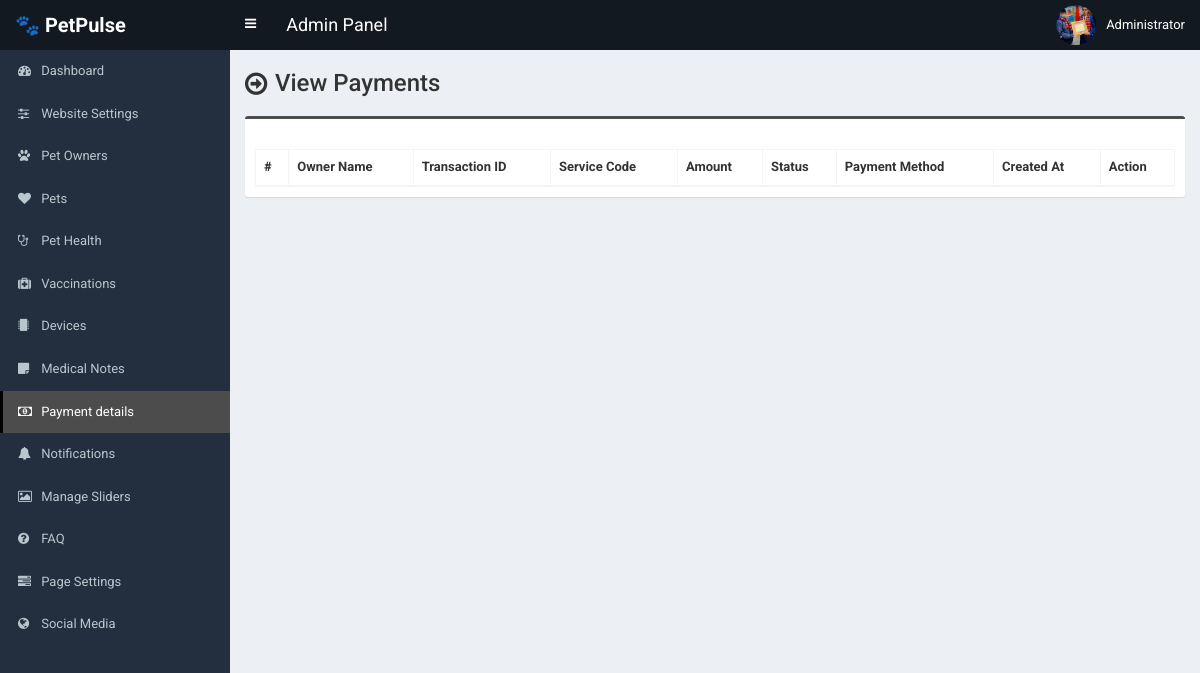
/admin/payment.php (signed in), run on an earlier commit of the app's database.
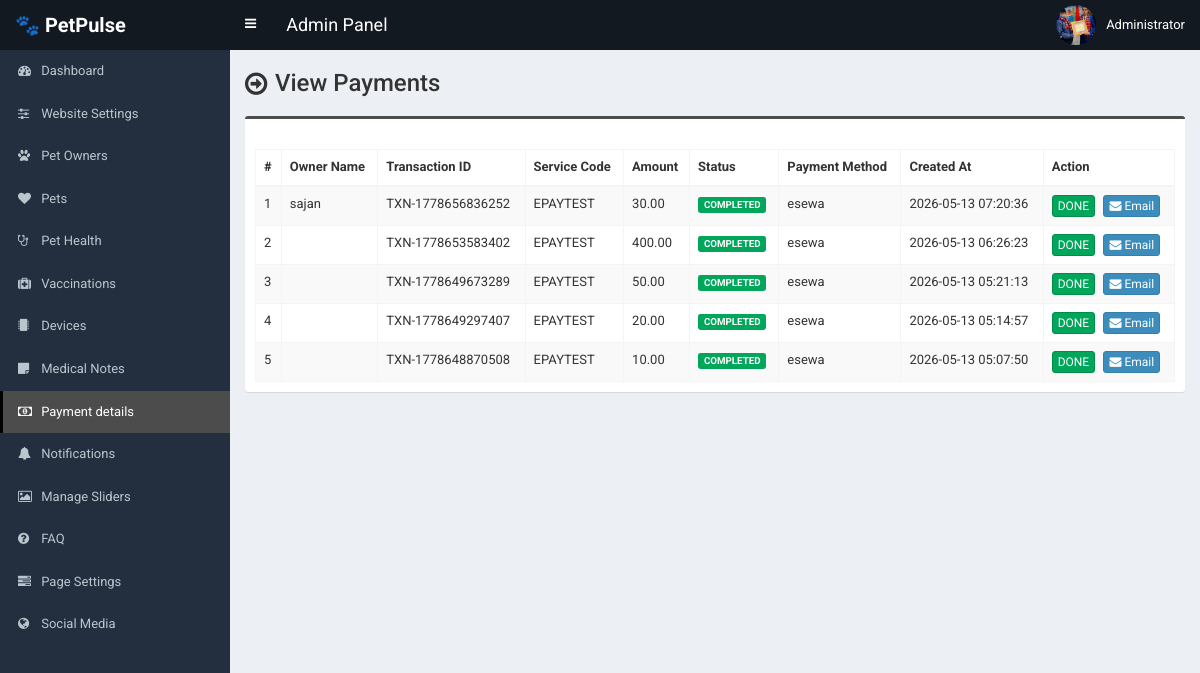
And on a later commit of the database.
### tables this page shows
CREATE TABLE IF NOT EXISTS `payment` (
  `payment_id` int NOT NULL AUTO_INCREMENT,
  `owner_id` int NOT NULL,
  `transaction_uuid` varchar(120) NOT NULL,
  `product_code` varchar(50) NOT NULL DEFAULT 'EPAYTEST',
  `amount` decimal(10,2) NOT NULL,
  `tax_amount` decimal(10,2) DEFAULT '0.00',
  `product_service_charge` decimal(10,2) DEFAULT '0.00',
  `product_delivery_charge` decimal(10,2) DEFAULT '0.00',
  `total_amount` decimal(10,2) NOT NULL,
  `status` varchar(20) DEFAULT 'PENDING',
  `ref_id` varchar(100) DEFAULT NULL,
  `payment_method` varchar(20) DEFAULT 'esewa',
  `signature` text,
  `created_at` timestamp NULL DEFAULT CURRENT_TIMESTAMP,
  `updated_at` timestamp NULL DEFAULT NULL,
  PRIMARY KEY (`payment_id`),
  UNIQUE KEY `transaction_uuid` (`transaction_uuid`)
);

CREATE TABLE IF NOT EXISTS `tbl_owner` (
  `owner_id` int NOT NULL AUTO_INCREMENT,
  `owner_name` varchar(100) NOT NULL,
  `owner_phone` varchar(20) NOT NULL,
  `owner_email` varchar(100) DEFAULT NULL,
  `password` varchar(255) NOT NULL,
  `owner_address` text,
  `owner_area` varchar(100) DEFAULT NULL,
  `owner_location` varchar(150) DEFAULT NULL,
  `owner_photo` varchar(200) DEFAULT NULL,
  `no_of_pets` int DEFAULT '0',
  `is_active` tinyint(1) DEFAULT '1',
  `created_at` timestamp NULL DEFAULT CURRENT_TIMESTAMP,
  `reset_token` varchar(255) DEFAULT NULL,
  `token_expires` datetime DEFAULT NULL,
  PRIMARY KEY (`owner_id`)
);

### admin/payment.php (the view, shortened to what this page needs)
<?php require_once('header.php'); ?>
<section class="content-header">
	<div class="content-header-left">
		<h1>View Payments</h1>
	</div>
</section>
<section class="content">
	<div class="row">
		<div class="col-md-12">
			<div class="box box-info">
				<div class="box-body table-responsive">
					<table id="example1" class="table table-bordered table-hover table-striped">
						<thead>
							<tr>
								<th>#</th>
								<th>Owner Name</th>
								<th>Transaction ID</th>
								<th>Service Code</th>
								<th>Amount</th>
								<th>Status</th>
								<th>Payment Method</th>
								<th>Created At</th>
								<th>Action</th>
							</tr>
						</thead>
						<tbody>
							<?php
							$i = 0;
							$statement = $pdo->prepare("
								SELECT
									p.*,
									o.owner_name,
									o.owner_email
								FROM payment p
								LEFT JOIN tbl_owner o ON p.owner_id = o.owner_id
								ORDER BY p.payment_id DESC
							");
							$statement->execute();
							$result = $statement->fetchAll(PDO::FETCH_ASSOC);
							foreach ($result as $row) {
								$i++;
								?>
								<tr>
									<td><?php echo $i; ?></td>
									<td><?php echo $row['owner_name']; ?></td>
									<td><?php echo $row['transaction_uuid']; ?></td>
									<td><?php echo $row['product_code']; ?></td>
									<td><?php echo $row['amount']; ?></td>
									<td>
										<?php if($row['status'] == 'COMPLETED'){ ?>
											<span class="label label-success">COMPLETED</span>
										<?php } else { ?>
											<span class="label label-warning"><?php echo $row['status']; ?></span>
										<?php } ?>
									</td>
									<td><?php echo $row['payment_method']; ?></td>
									<td><?php echo $row['created_at']; ?></td>
									<td>
	<?php if($row['status'] != 'COMPLETED'){ ?>
		<a href="payment-approve.php?id=<?php echo $row['payment_id']; ?>"
		   class="btn btn-success btn-xs"
		   style="margin-right:5px;"
		   onclick="return confirm('Approve this payment?');">
			<i class="fa fa-check"></i> Approve
		</a>
	<?php } else { ?>
		<span class="btn btn-success btn-xs" style="margin-right:5px;">DONE</span>
	<?php } ?>
	<button
		class="btn btn-primary btn-xs"
		data-toggle="modal"
		data-target="#emailModal<?php echo $row['payment_id']; ?>">
		<i class="fa fa-envelope"></i> Email
	</button>
</td>
								</tr>
								<?php
							}
							?>
						</tbody>
					</table>
				</div>
			</div>
		</div>
	</div>
</section>
<?php require_once('footer.php'); ?>

What changed in the data, as far as the page shows it:
added payment: owner.owner_name "sajan", transaction_uuid "TXN-1778656836252", product_code "EPAYTEST", amount "30.00", status "COMPLETED", payment_method "esewa", created_at "2026-05-13 07:20:36"
added payment: transaction_uuid "TXN-1778653583402", product_code "EPAYTEST", amount "400.00", status "COMPLETED", payment_method "esewa", created_at "2026-05-13 06:26:23"
added payment: transaction_uuid "TXN-1778649673289", product_code "EPAYTEST", amount "50.00", status "COMPLETED", payment_method "esewa", created_at "2026-05-13 05:21:13"
added payment: transaction_uuid "TXN-1778649297407", product_code "EPAYTEST", amount "20.00", status "COMPLETED", payment_method "esewa", created_at "2026-05-13 05:14:57"
added payment: transaction_uuid "TXN-1778648870508", product_code "EPAYTEST", amount "10.00", status "COMPLETED", payment_method "esewa", created_at "2026-05-13 05:07:50"
